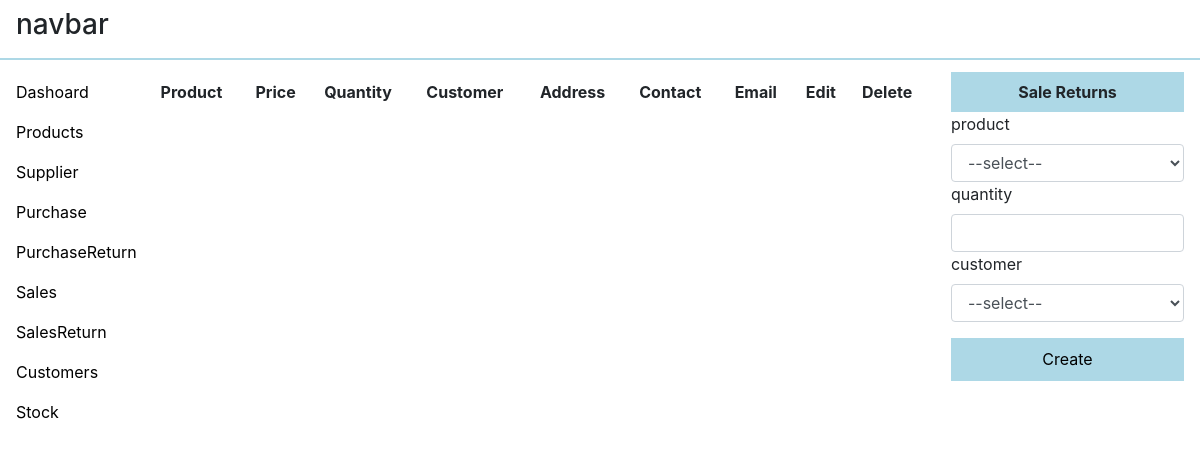
Page /dashboard/sale/return/ on the earlier database version.
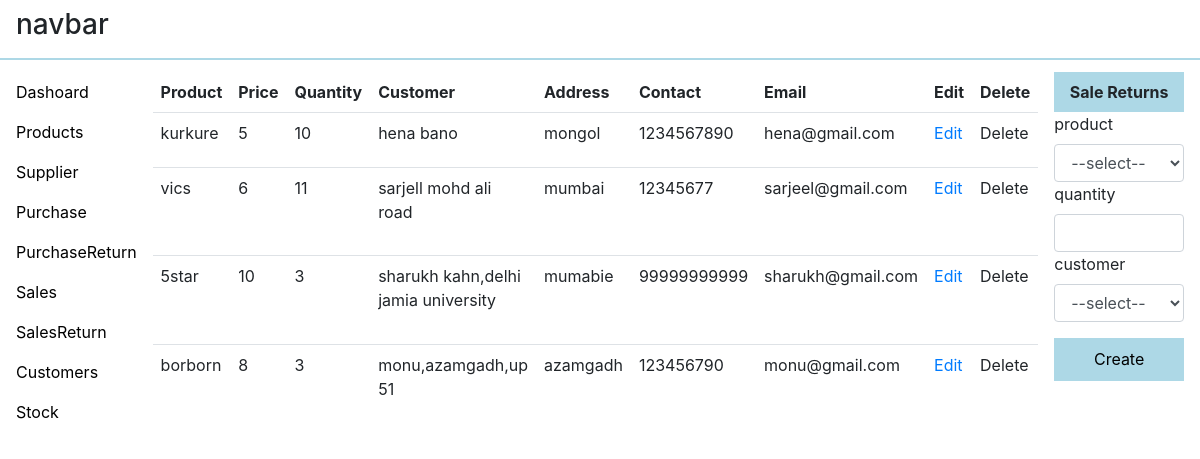
Same page on the later database version.
### dashboard/models.py (models this page shows, shortened)
class SaleReturn(models.Model):
    product=models.ForeignKey('Product',on_delete=models.SET_NULL,null=True)
    customer=models.ForeignKey('Customer',on_delete=models.SET_NULL,null=True)
    quantity=models.IntegerField()
    crated_at=models.DateTimeField(auto_now_add=True)
    class Meta:
        ordering=['-id']

class Product(models.Model):
    title=models.CharField(max_length=64)
    price=models.IntegerField()
    crated_at=models.DateTimeField(auto_now_add=True)
    class Meta:
        ordering=['-id']

class Customer(models.Model):
    name=models.CharField(max_length=64)
    email=models.EmailField()
    contact=models.IntegerField()
    address=models.TextField()
    crated_at=models.DateTimeField(auto_now_add=True)
    class Meta:
        ordering=['-id']

### dashboard/views.py (the view, shortened to what this page needs)
# urls.py: path('sale/return/',views.sales_Return,name='salesReturn'),
def sales_Return(request):
    salesReturn__obj=SaleReturn.objects.all()
    product__obj=Product.objects.all()
    customer__obj=Customer.objects.all()
    return render(request,'dashboard/saleReturn.html',context={'salesReturn':salesReturn__obj,'products':product__obj,'customers':customer__obj})

### dashboard/templates/dashboard/saleReturn.html (shortened to what this page needs)
{% extends 'dashboard/main.html'%}
{% block body%}
<table class="table" id="tb">
    <tbody class="table__body">
        <thead class="table__heading">
            <tr>
                <th>
                    Product
                </th>
                <th>
                    Price
                </th>
                <th>
                    Quantity
                </th>
                <th>
                    Customer
                </th>
                <th>
                    Address
                </th>
                <th>
                    Contact
                </th>
                <th>
                    Email
                </th>
                <th>
                    Edit</th>
                <th>Delete</th>
            </tr>
        </thead>
        {% for item in salesReturn%}
        <tr>
            <td>
                {{item.product.title}}
                 </td>
                 <td>
                    {{item.product.price}}
                     </td>
                     <td>
                        {{item.quantity}}
                         </td>
                         <td>
                            {{item.customer.name}}
                             </td>
                             <td>
                                 {{item.customer.address}}
                             </td>
                             <td>
                                 {{item.customer.contact}}
                             </td>
                             <td>
                                 {{item.customer.email}}
                             </td>
                             <td>
                                 <a href="#"  class="update_sale_return" data-pk="{{item.pk}}" >
                                    Edit
                                 </a>
                             </td>
                             <td>
                                 <span class="fa fa-arow" data-pk={{item.pk}}>Delete</span>
                             </td>
        </tr>
        {% endfor %}
    </tbody>
</table>
<div  class="container__right" id="container__right">
{% include 'dashboard/modal_for_salesReturn.html'%}
</div>
{% endblock %}

Differences in the rows shown:
added SaleReturn: product "kurkure", product.price "5", quantity "10", customer.name "hena bano", customer.address "mongol", customer.contact "1234567890", customer.email "hena@gmail.com"
added SaleReturn: product "vics", product.price "6", quantity "11", customer.name "sarjell mohd ali road", customer.address "mumbai", customer.contact "12345677", customer.email "sarjeel@gmail.com"
added SaleReturn: product "5star", product.price "10", quantity "3", customer.name "sharukh kahn,delhi jamia university", customer.address "mumabie", customer.contact "99999999999", customer.email "sharukh@gmail.com"
added SaleReturn: product "borborn", product.price "8", quantity "3", customer.name "monu,azamgadh,up 51", customer.address "azamgadh", customer.contact "123456790", customer.email "monu@gmail.com"
